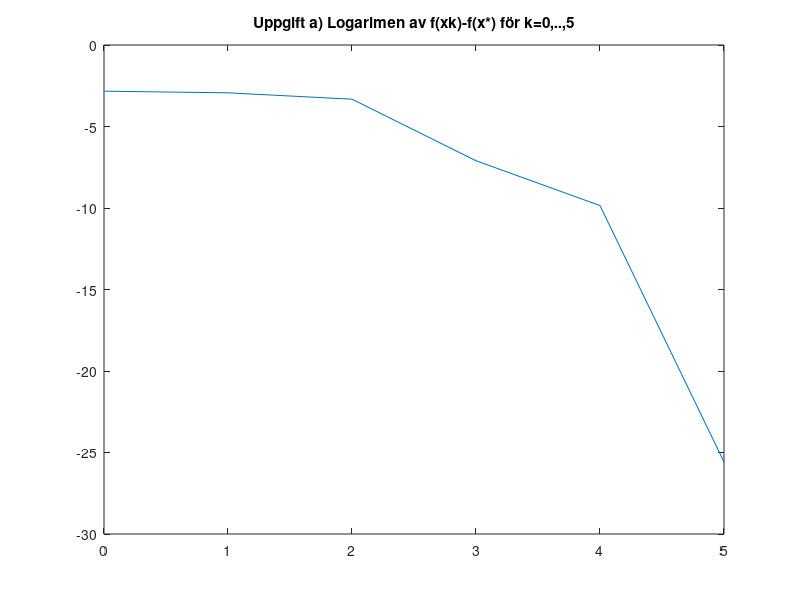
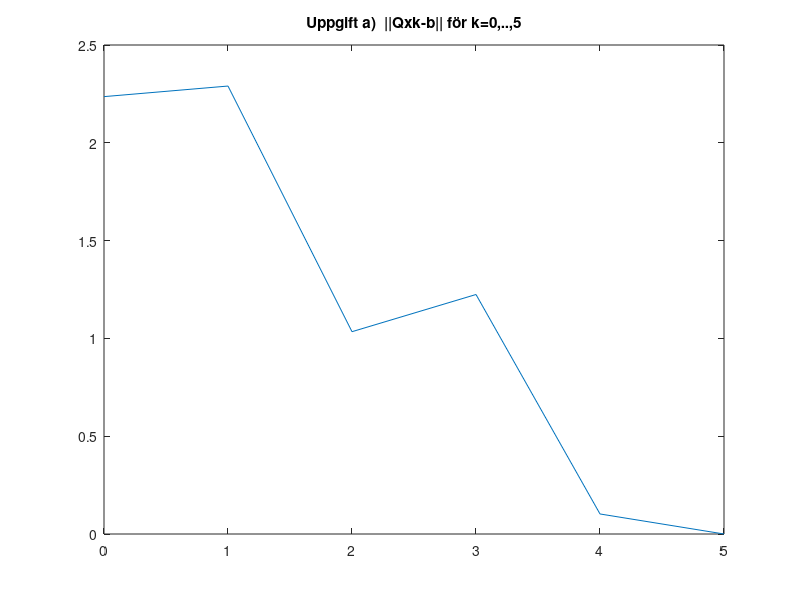
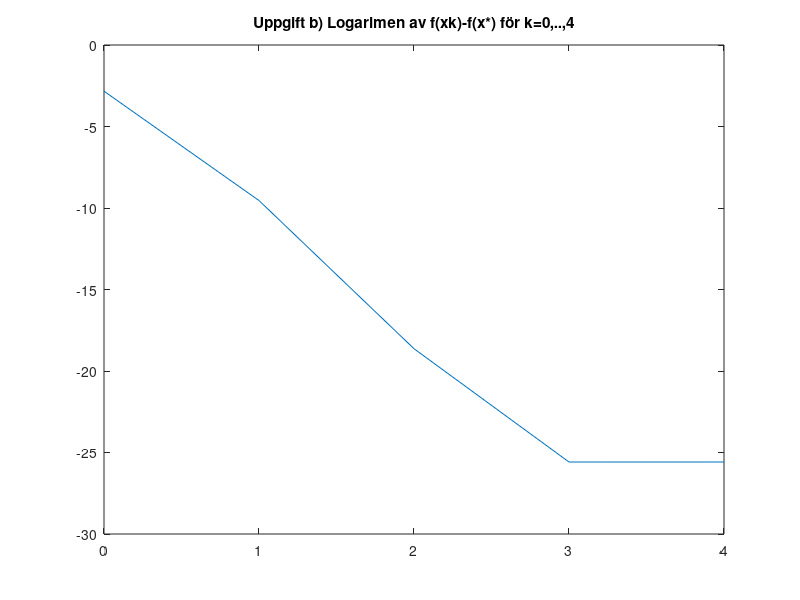
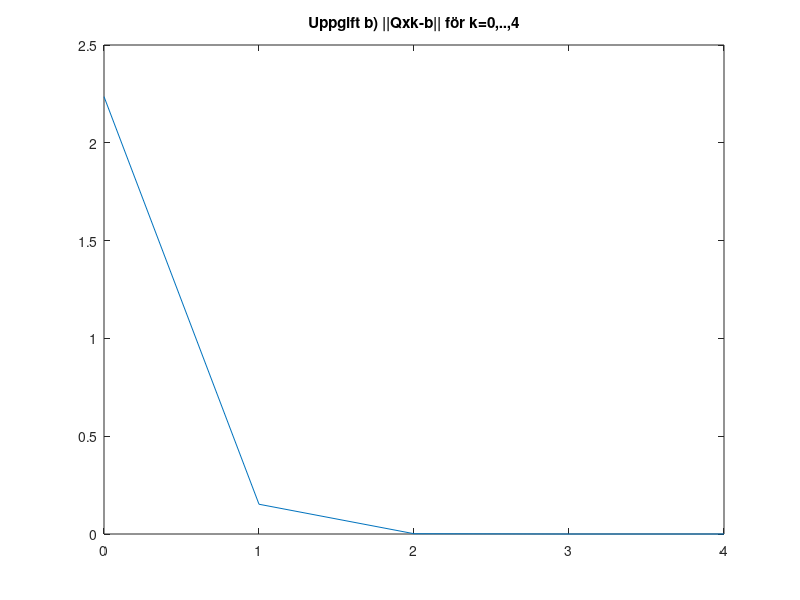

Source code (MATLAB) for these figures, in order:
function [ ] = ConjugatedGradient ()
    
    Q = [1001, 1, 1, 1, 1; 1, 999, 1, 1, 1; 1,1,101, 1,1; 1,1,1,99,1;1,1,1,1,10];
    H = [1/1000, 0,0 ,0 ,0; 0, 1/1000, 0,0,0; 0,0,1/100,0,0;0,0,0,1/100,0;0,0,0,0,1/10];
    b = [1,1,1,1,1]';
    f = @(x)0.5*x'*Q*x - b'*x;
    grad = @(x) Q*x -b;
    
    
    
    %Lösning a), vanliga konjugerade gradientmetoden
    %ANalytisk linjesökning och plotta
    %1: f(xk) - f(x*) 2: norm(Qxk-b) logaritmisk skala
    
    %initialisering
    x = [0,0,0,0,0]';
    g = grad(x);
    B = 0;
    d = -g;
    alpha = -(g'*d)/(d'*Q*d);
    
    %Optimum måste vara känd på förhand...
    optimum = fminunc(f, x);
    %
    
    Results1 = zeros(1,6);
    Results2 = zeros(1,6);
    %iteration
    for i=1:6
       gold = grad(x);
       dold = d; 
       %fprintf('Just finished iteration #%d\n', i-1);disp(x);
       Results1(i) = f(x) - f(optimum);
       Results2(i) = norm(Q*x - b);
       x = x + alpha*d;
       %disp(x); disp(i);
       g = grad(x);
       B = (g'*g)/(gold'*gold);
       d = -g + B*dold;
       alpha = -(g'*d)/(d'*Q*d);
    end

    %Konvergerar på 5 iteration, dvs i x5
    plot(0:5, log(Results1)); %OPtimerar map de 3 största egenvärdena först
    title('Uppgift a) Logarimen av f(xk)-f(x*) för k=0,..,5');
    figure;
    plot(0:5, (Results2));
    title('Uppgift a)  ||Qxk-b|| för k=0,..,5');
    figure;
    disp("STOPP");disp(x);
    
    
    
    
    %Lösning b), konjugerade gradientmetoden med prekonditionering
    
     %initialisering
    x = [0,0,0,0,0]';
    g = grad(x);
    B = 0;
    d = -H*g;
    alpha = -(g'*d)/(d'*Q*d);
   
    Results1 = zeros(1,5);
    Results2 = zeros(1,5);
    %iteration
    for i=1:5
       gold = grad(x);
       dold = d;
       
       fprintf('Iteration #%d\n, close to optimal %d\n', i,norm(x-optimum ));disp(x);      
       Results1(i) = f(x) - f(optimum);
       Results2(i) = norm(Q*x - b);
       x = x + alpha*d;
      % disp(x); disp(i);
       g = grad(x);
       B = (g'*H*g)/(gold'*H*gold);
       d = -H*g + B*dold;
       alpha = -(g'*d)/(d'*Q*d);
    end
    plot(0:4, log(Results1)); %OPtimerar map de 3 största egenvärdena först
    title('Uppgift b) Logarimen av f(xk)-f(x*) för k=0,..,4');
    figure;
    plot(0:4, (Results2));
    title('Uppgift b) ||Qxk-b|| för k=0,..,4');
    figure;
    scatter(1:5,eig(Q));
    title('Egenvärdena för Q');
    figure;
    scatter(1:5,eig(H*Q));
    title('Egenvärdena för HQ');
    
    
    disp("STOPP b"); disp(x);
end